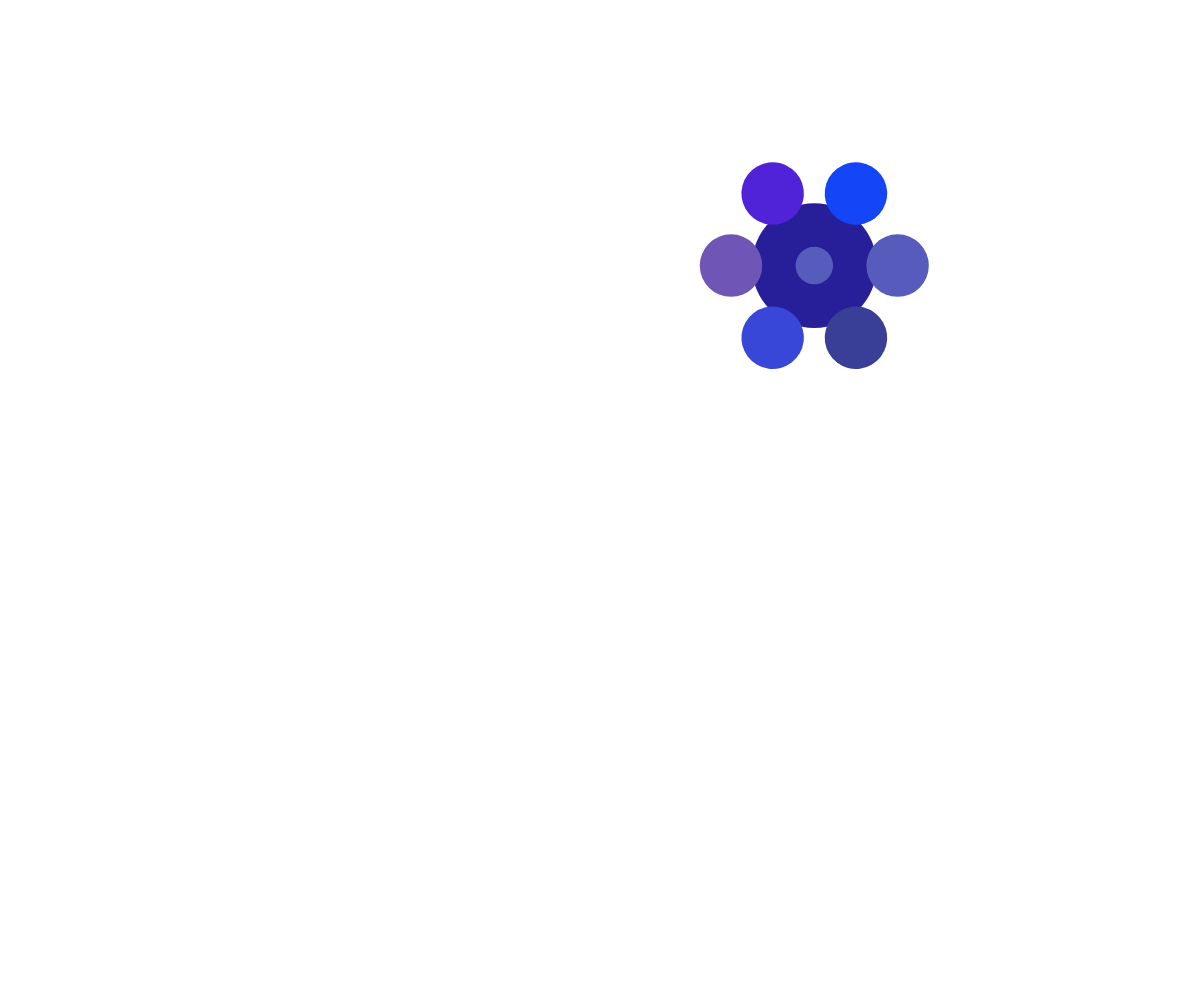
Frame 1 (no input)
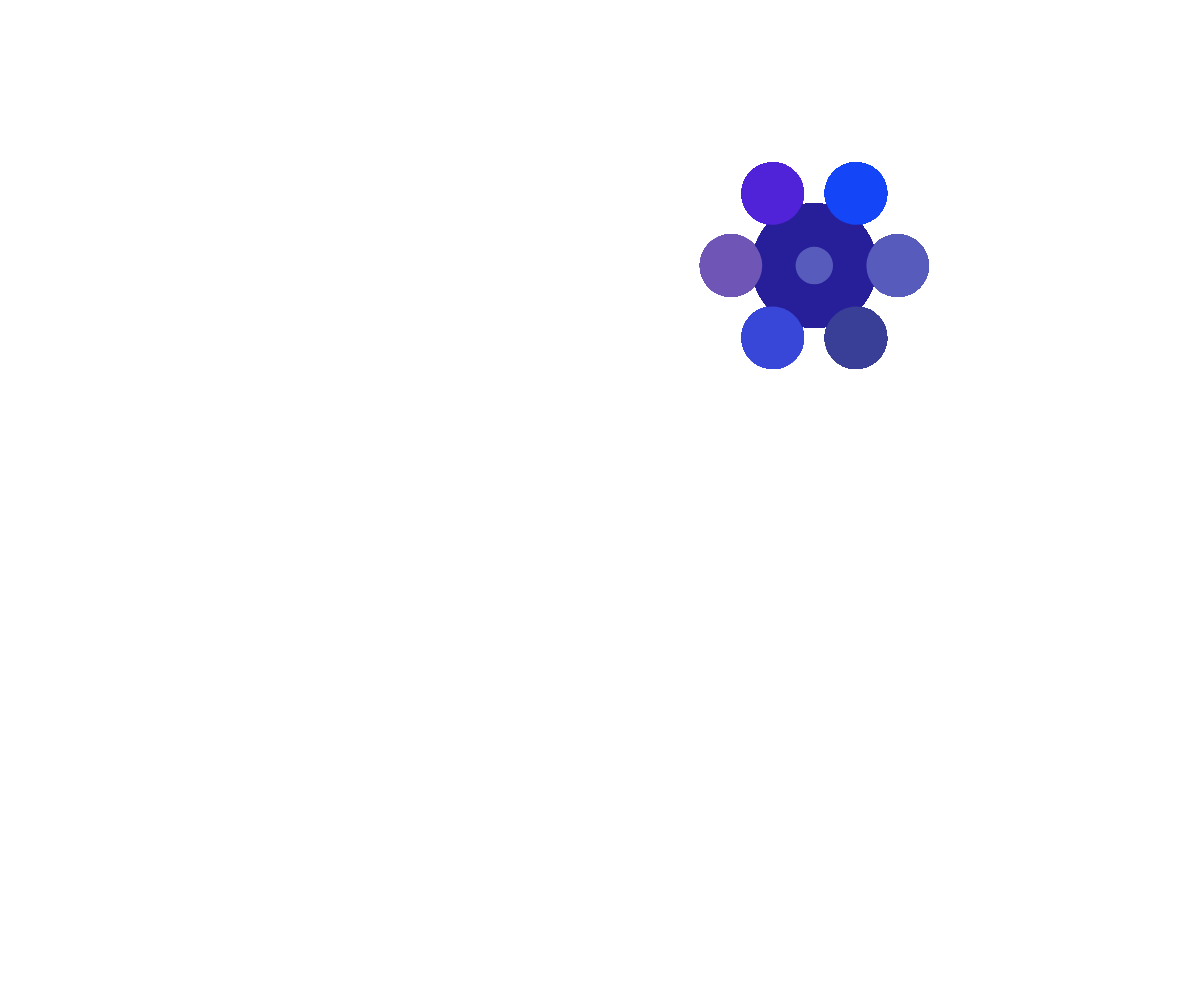
Frame 60 (no input)
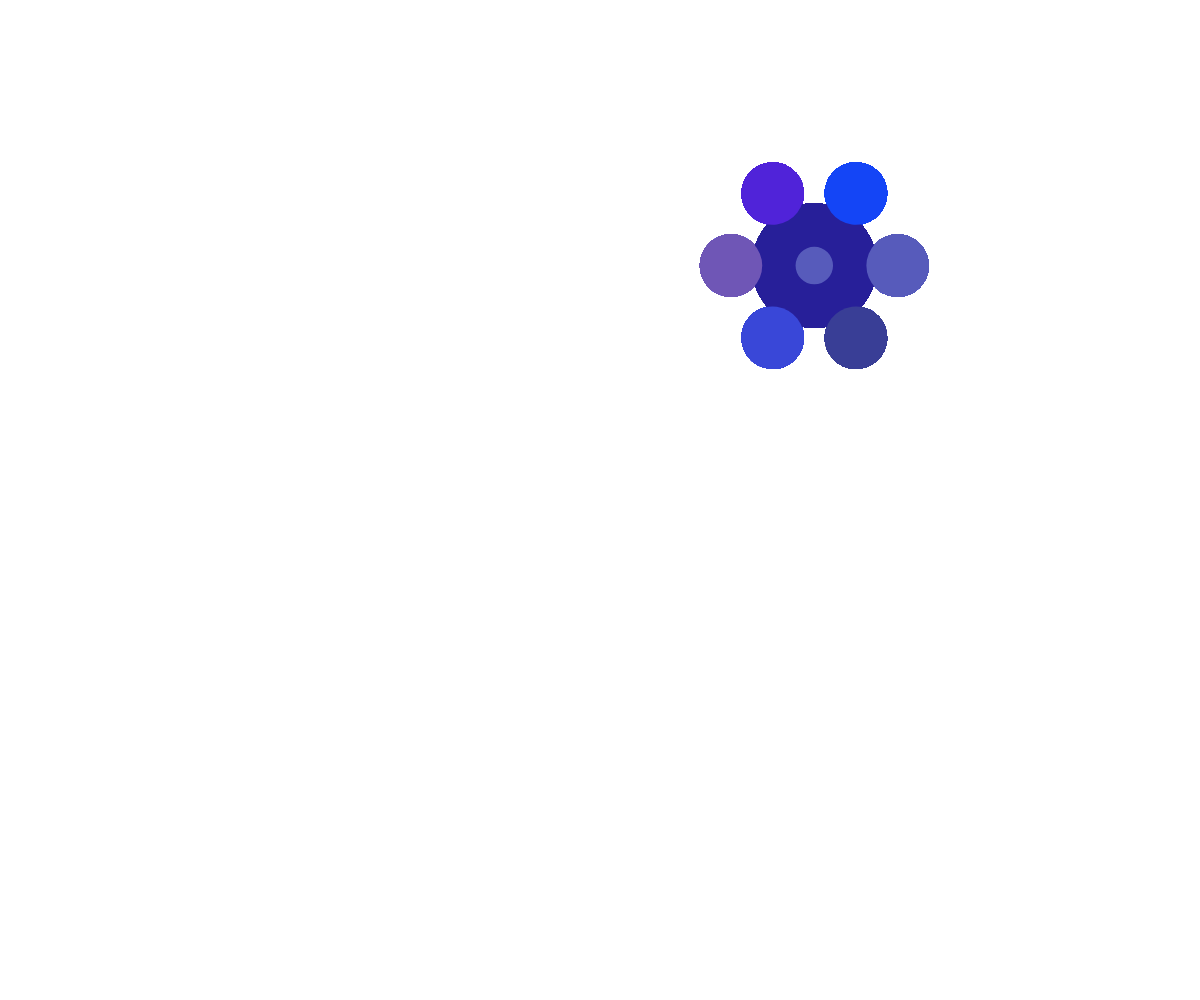
Frame 120 (the mouse pressed at the canvas centre since frame 60)

The p5.js sketch that drew these frames (run headless with seeded random() and noise() and a simulated clock; from frame 60 on, the mouse is pressed at the canvas centre):

// p5.js sketch
// ── sketch.js
let flower;

let flowers = [];

function setup() {
  createCanvas(windowWidth, windowHeight);
  angleMode(DEGREES);
  colorMode(HSB, 360, 100, 100, 100);
  flower = new Flower();
}

function draw() {
  // background(220);

  let radius = 50;
  let numberOfLeaves = 10;
  /*push();
  translate(width / 2, height / 2);
  ellipse(0, 0, radius);
  for (let i = 0; i < numberOfLeaves; i++) {
    rotate(360 / numberOfLeaves);
    ellipse(radius, 0, 20, 20);
  }
  pop();*/

  flower.render();
  for (let i = 0; i < flowers.length; i++) {
    flowers[i].render();
  }
}

function mouseClicked() {
  let f = new Branch(mouseX, mouseY);
  flowers.push(f);
}

function keyPressed() {
  if (key == "f") {
    let f = new Flower(mouseX, mouseY);
    flowers.push(f);
  }
  if (key == "s") {
    let f = new Spiro(mouseX, mouseY);
    flowers.push(f);
  }
}

// ── Branch.js
class Branch {
  // constructor = setup, kann aber daten haben…
  constructor(x, y) {
    this.x = x;
    this.y = y;
    this.length = random(50, 100);
    this.angle = random(-60, 60);
    this.color = color(random(10, 40), random(20, 60), random(20, 60));
  }

  render() {
    push();
    translate(this.x, this.y);
    rotate(this.angle);
    strokeWeight(5);
    stroke(this.color);
    line(0, 0, 0, -this.length);
    pop();
  }
}

// ── Flower.js
class Flower {
  constructor(x, y) {
    this.x = x || random(100, width - 100);
    this.y = y || random(100, height - 100);
    this.radius = random(50, 150);
    this.leaveRadius = this.radius / 2;
    this.numberOfLeaves = round(random(4, 10));
    this.colors = [];
    this.colorAngle = round(random(360));
    this.colorAngle = map(this.x, 0, width, 0, 360);
    for (let i = 0; i < this.numberOfLeaves; i++) {
      this.colors.push(
        color(
          random(this.colorAngle - 20, this.colorAngle + 20),
          random(50, 100),
          random(50, 100)
        )
      );
    }
  }

  render() {
    push();
    noStroke();

    translate(this.x, this.y);
    fill(this.colorAngle, 80, 60);
    ellipse(0, 0, this.radius);
    for (let i = 0; i < this.numberOfLeaves; i++) {
      fill(this.colors[i]);
      rotate(360 / this.numberOfLeaves);
      ellipse(
        this.radius / 2 + this.leaveRadius / 3,
        0,
        this.leaveRadius,
        this.leaveRadius
      );
    }
    ellipse(0, 0, this.radius * 0.3);

    pop();
  }
}

// ── Spiro.js
class Spiro {
  constructor(x, y) {
    this.x = x;
    this.y = y;
    this.innerAngle = 0;
    this.outerAngle = 0;
    this.colorAngle = round(random(360));
  }
  render() {
    push();
    translate(this.x, this.y);
    rotate(this.innerAngle);
    noStroke();
    fill(0, 100, 100, 0.5);
    ellipse(0, 0, 200);

    push();
    translate(50, 0);
    rotate(this.outerAngle);
    translate(50, 0);

    fill(this.colorAngle, 100, 100);
    noStroke();
    ellipse(0, 0, 5);
    stroke(this.colorAngle, 80, 80);
    line(0, 0, 10, 0);

    pop();
    pop();
    this.innerAngle += 1;
    this.outerAngle += 10;
  }
}
